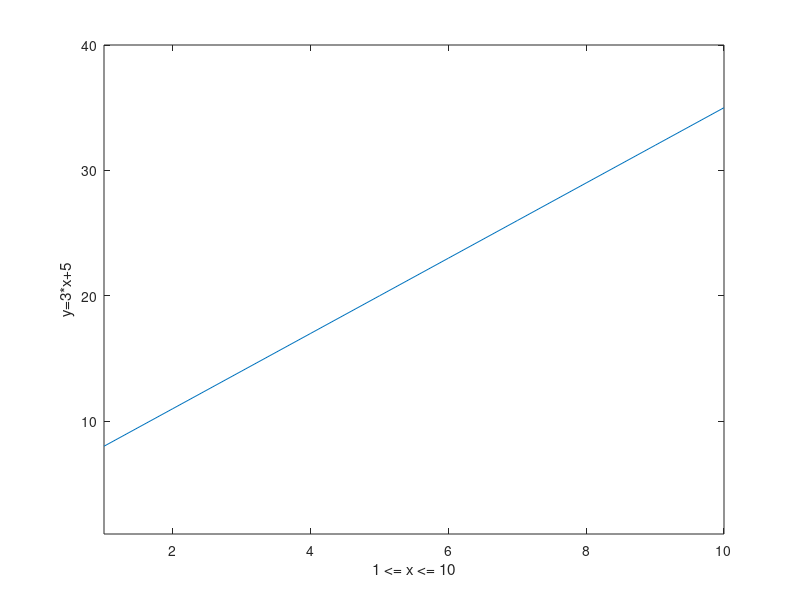

Recreate this plot in MATLAB.
%Q6
disp('Question 6 -');
x=[1:1:10];
y=3*x+5;
plot(x,y);
xlim([1 10]);
ylim([1 40]);
xlabel('1 <= x <= 10');
ylabel('y=3*x+5');